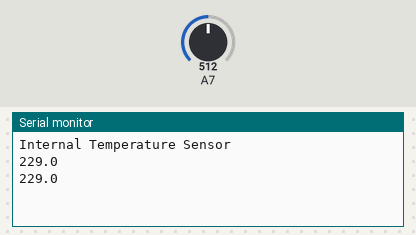
The sketch below on a simulated Arduino Uno, built for the host (arithmetic inside an expression is 32-bit, double 64-bit). Shown: the last lines printed to the serial monitor. Inputs (shaded band) come from the test bench; at power-on: A7 = 512.

Above: at 1.2 s.
1.3 s: A7 set to 716
At 2.6 s:
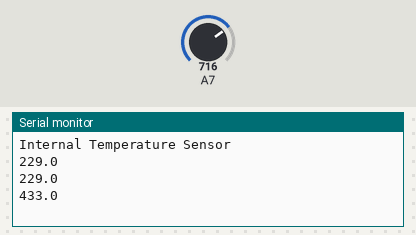
2.8 s: A7 set to 900
At 3.8 s:
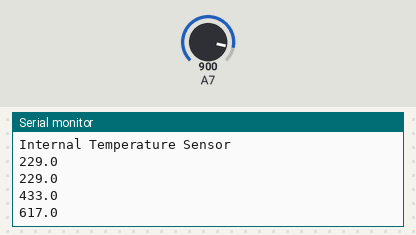
Timing chart, 0 to 5.8 s (numbered marks = the images above; inputs shaded):
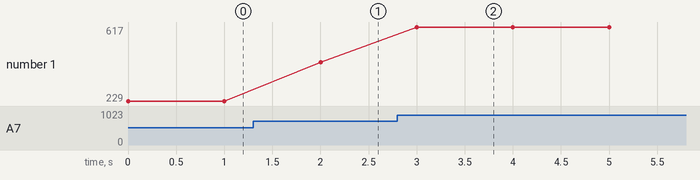

Measured:
- after the input at 1.3 s, the serial monitor: prints a new line after 0.70 s (image 1)
- after the input at 2.8 s, the serial monitor: prints a new line after 0.20 s (image 2)
- plotted number 1: 229 → 433 after the input at 1.3 s, 433 → 617 after the input at 2.8 s

The sketch:

Temperatura_interna32u4.ino
```cpp
void setup()
{
  Serial.begin(9600);
  while(!Serial);
  Serial.println(F("Internal Temperature Sensor"));
}

void loop()
{
  // Show the temperature in degrees Celcius.
  Serial.println(GetTemp(),1);
  delay(1000);
}

double GetTemp(void)
{
  //ADC Multiplexer Selection Register
 ADMUX = 0;
 ADMUX |= (1 << REFS1);  //Internal 2.56V Voltage Reference with external capacitor on AREF pin
 ADMUX |= (1 << REFS0);  //Internal 2.56V Voltage Reference with external capacitor on AREF pin
 ADMUX &= ~(1 << MUX4);  //Temperature Sensor - 100111
 ADMUX &= ~(1 << MUX3);  //Temperature Sensor - 100111
 ADMUX |= (1 << MUX2);  //Temperature Sensor - 100111
 ADMUX |= (1 << MUX1);  //Temperature Sensor - 100111
 ADMUX |= (1 << MUX0);  //Temperature Sensor - 100111

 //ADC Control and Status Register A
 ADCSRA = 0;
 ADCSRA |= (1 << ADEN);  //Enable the ADC
ADCSRA |= ((1 << ADPS1) | (1<<ADPS0));  //ADC Prescaler - 8 (12MHz -> 1.5MHz)
 //ADC Control and Status Register B
 ADCSRB = 0;
 ADCSRB |= (1 << MUX5);  //Temperature Sensor - 100111
  ADCSRA |= (1 << ADSC);  //Start temperature conversion
  while (bitRead(ADCSRA, ADSC));  //Wait for conversion to finish
  uint8_t low  = ADCL;
  uint8_t high = ADCH;
  int temperature = (high << 8) | low;  //Result is in kelvin
  temperature -= 283;
  return temperature;
}
```
